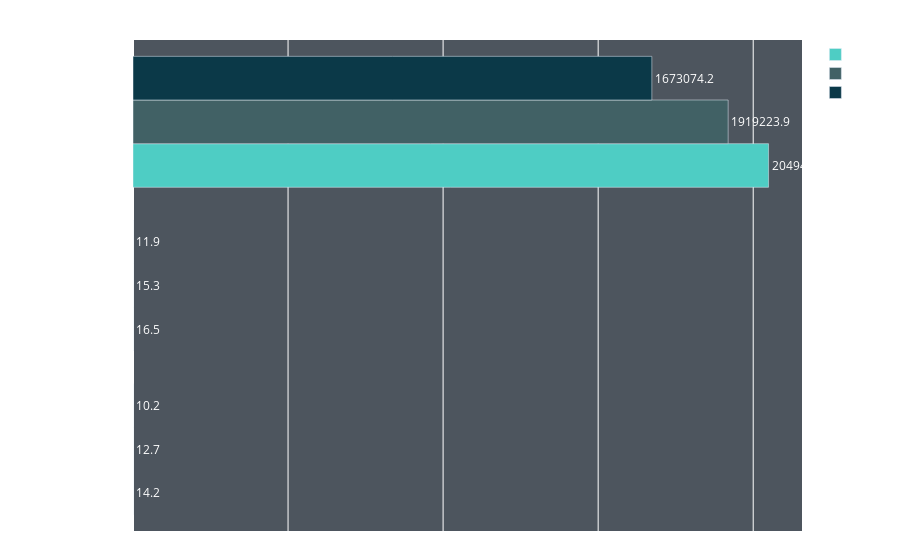

The code cell stored with this chart in its notebook:
### Code cell
fig = go.Figure(layout=layout)
colors = ['#4ECDC4', '#416165', '#0B3948']
xaxis = ['Python', 'Python Threaded', 'Visage']
for num, res in enumerate(resolutions):
    y = []
    for k, v in benchmarks.items():
        y.append(benchmarks[k]['libx264'][res])
    fig.add_trace(go.Bar(
        y=xaxis, 
        x=y, name=res, 
        marker_color=colors[num],
        text=y,
        textposition='outside',
        orientation='h'))
fig.update_traces(textfont=dict(color='white'))
fig.show()

### Figure 1 — Plotly figure (JSON) as saved in the notebook; plotly's stock layout.template omitted (floating-point values rounded to 4 significant figures)
{"data": [{"marker": {"color": "#4ECDC4"}, "name": "480", "orientation": "h", "text": ["14.2", "16.5", "2049473.3"], "textfont": {"color": "white"}, "textposition": "outside", "type": "bar", "x": [14.2, 16.5, 2049000.0], "y": ["Python", "Python Threaded", "Visage"]}, {"marker": {"color": "#416165"}, "name": "1080", "orientation": "h", "text": ["12.7", "15.3", "1919223.9"], "textfont": {"color": "white"}, "textposition": "outside", "type": "bar", "x": [12.7, 15.3, 1919000.0], "y": ["Python", "Python Threaded", "Visage"]}, {"marker": {"color": "#0B3948"}, "name": "2160", "orientation": "h", "text": ["10.2", "11.9", "1673074.2"], "textfont": {"color": "white"}, "textposition": "outside", "type": "bar", "x": [10.2, 11.9, 1673000.0], "y": ["Python", "Python Threaded", "Visage"]}], "layout": {"legend": {"font": {"color": "white"}}, "margin": {"b": 20, "l": 20, "r": 20, "t": 40}, "paper_bgcolor": "rgba(61, 61, 61, 0)", "plot_bgcolor": "#4D555E", "title": {"font": {"color": "white"}, "text": "FPS by Resolution (libx264)", "x": 0.5}, "xaxis": {"showgrid": true, "tickfont": {"color": "white"}}, "yaxis": {"showgrid": false, "tickfont": {"color": "white"}, "title": {"font": {"color": "white"}, "text": "FPS"}}}}
